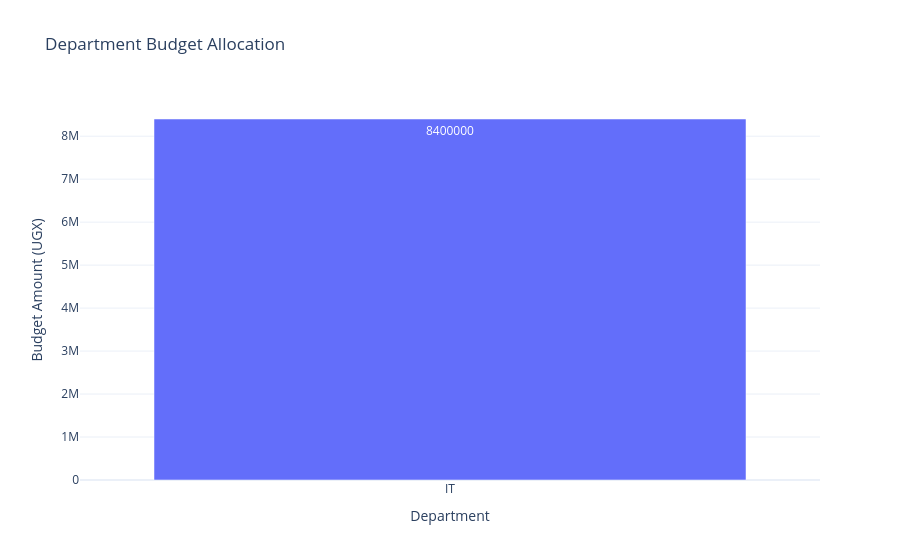

The notebook cell this image was saved under:
### Code cell
import plotly.express as px


# Create department budget chart

fig = px.bar(

    department_budget_df,

    x="department_name",

    y="budget_amount",

    title="Department Budget Allocation",

    text="budget_amount"

)


fig.update_layout(

    xaxis_title="Department",

    yaxis_title="Budget Amount (UGX)",

    template="plotly_white"

)


# Display chart in Jupyter
fig.show()


# Convert Plotly chart to JSON
department_budget_json = fig.to_json()


# Save JSON file
with open("department_budget_allocation.json", "w") as file:
    file.write(department_budget_json)


print("✅ department_budget_allocation.json created successfully")

### Figure 1 — Plotly figure (JSON) as saved in the notebook; plotly's stock layout.template omitted (floating-point values rounded to 4 significant figures)
{"data": [{"hovertemplate": "department_name=%{x}<br>budget_amount=%{text}<extra></extra>", "legendgroup": "", "marker": {"color": "#636efa", "pattern": {"shape": ""}}, "name": "", "orientation": "v", "showlegend": false, "text": [8400000.0], "textposition": "auto", "type": "bar", "x": ["IT"], "xaxis": "x", "y": [8400000.0], "yaxis": "y"}], "layout": {"barmode": "relative", "legend": {"tracegroupgap": 0}, "title": {"text": "Department Budget Allocation"}, "xaxis": {"anchor": "y", "domain": [0, 1], "title": {"text": "Department"}}, "yaxis": {"anchor": "x", "domain": [0, 1], "title": {"text": "Budget Amount (UGX)"}}}}
